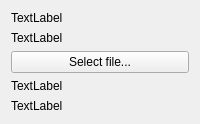
        <widget class="QWidget" name="pgfile">
         <layout class="QVBoxLayout" name="verticalLayout_7">
          <item>
           <widget class="QLabel" name="lblFileName">
            <property name="text">
             <string>TextLabel</string>
            </property>
           </widget>
          </item>
          <item>
           <widget class="QLabel" name="lblFileFilename">
            <property name="text">
             <string>TextLabel</string>
            </property>
           </widget>
          </item>
          <item>
           <widget class="QPushButton" name="pbSelectFile">
            <property name="text">
             <string>Select file...</string>
            </property>
           </widget>
          </item>
          <item>
           <widget class="QLabel" name="lblFileSize">
            <property name="text">
             <string>TextLabel</string>
            </property>
           </widget>
          </item>
          <item>
           <widget class="QLabel" name="lblFileImage">
            <property name="text">
             <string>TextLabel</string>
            </property>
           </widget>
          </item>
          <item>
           <spacer name="verticalSpacer">
            <property name="orientation">
             <enum>Qt::Orientation::Vertical</enum>
            </property>
            <property name="sizeHint" stdset="0">
             <size>
              <width>20</width>
              <height>0</height>
             </size>
            </property>
           </spacer>
          </item>
         </layout>
        </widget>
